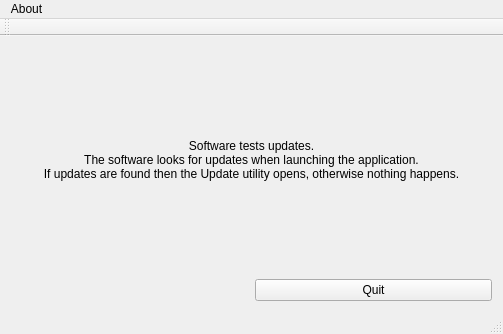
<?xml version="1.0" encoding="UTF-8"?>
<ui version="4.0">
 <class>MainWindow</class>
 <widget class="QMainWindow" name="MainWindow">
  <property name="geometry">
   <rect>
    <x>0</x>
    <y>0</y>
    <width>503</width>
    <height>334</height>
   </rect>
  </property>
  <property name="windowTitle">
   <string>MainWindow</string>
  </property>
  <widget class="QWidget" name="centralWidget">
   <layout class="QGridLayout" name="gridLayout">
    <item row="0" column="0" colspan="2">
     <widget class="QLabel" name="label">
      <property name="text">
       <string>Software tests updates.&lt;br/&gt;The software looks for updates when launching the application.&lt;br/&gt;If updates are found then the Update utility opens, otherwise nothing happens.</string>
      </property>
      <property name="alignment">
       <set>Qt::AlignCenter</set>
      </property>
     </widget>
    </item>
    <item row="1" column="0">
     <widget class="QtAutoUpdater::UpdateButton" name="updateButton" native="true"/>
    </item>
    <item row="1" column="1">
     <widget class="QPushButton" name="quitButton">
      <property name="text">
       <string>Quit</string>
      </property>
     </widget>
    </item>
   </layout>
  </widget>
  <widget class="QMenuBar" name="menuBar">
   <property name="geometry">
    <rect>
     <x>0</x>
     <y>0</y>
     <width>503</width>
     <height>23</height>
    </rect>
   </property>
   <widget class="QMenu" name="menuAbout">
    <property name="title">
     <string>About</string>
    </property>
   </widget>
   <addaction name="menuAbout"/>
  </widget>
  <widget class="QToolBar" name="mainToolBar">
   <attribute name="toolBarArea">
    <enum>TopToolBarArea</enum>
   </attribute>
   <attribute name="toolBarBreak">
    <bool>false</bool>
   </attribute>
  </widget>
  <widget class="QStatusBar" name="statusBar"/>
 </widget>
 <layoutdefault spacing="6" margin="11"/>
 <customwidgets>
  <customwidget>
   <class>QtAutoUpdater::UpdateButton</class>
   <extends>QWidget</extends>
   <header location="global">updatebutton.h</header>
   <container>1</container>
  </customwidget>
 </customwidgets>
 <resources/>
 <connections>
  <connection>
   <sender>quitButton</sender>
   <signal>clicked()</signal>
   <receiver>MainWindow</receiver>
   <slot>close()</slot>
   <hints>
    <hint type="sourcelabel">
     <x>374</x>
     <y>288</y>
    </hint>
    <hint type="destinationlabel">
     <x>251</x>
     <y>166</y>
    </hint>
   </hints>
  </connection>
 </connections>
</ui>
